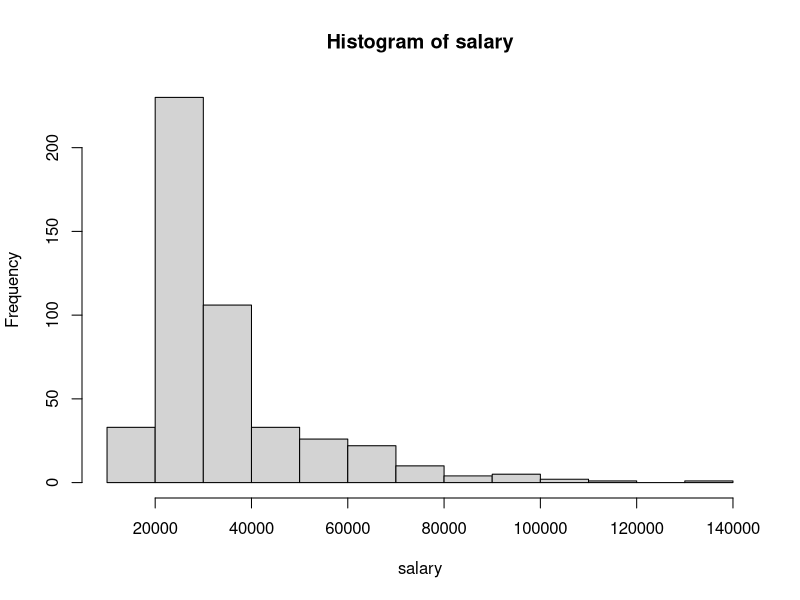
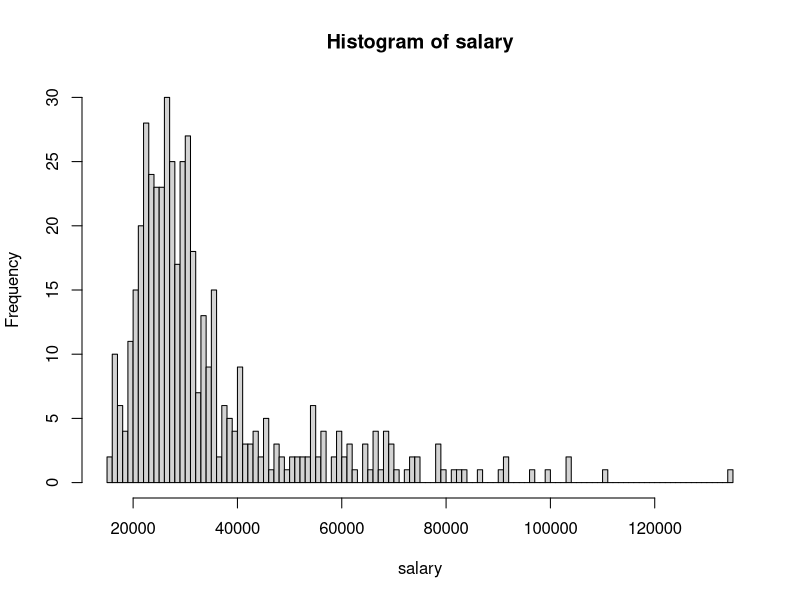
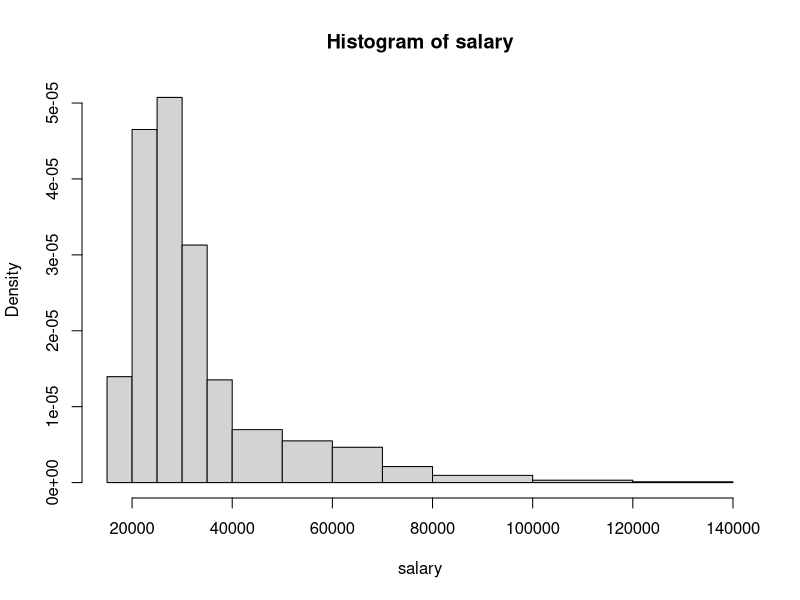
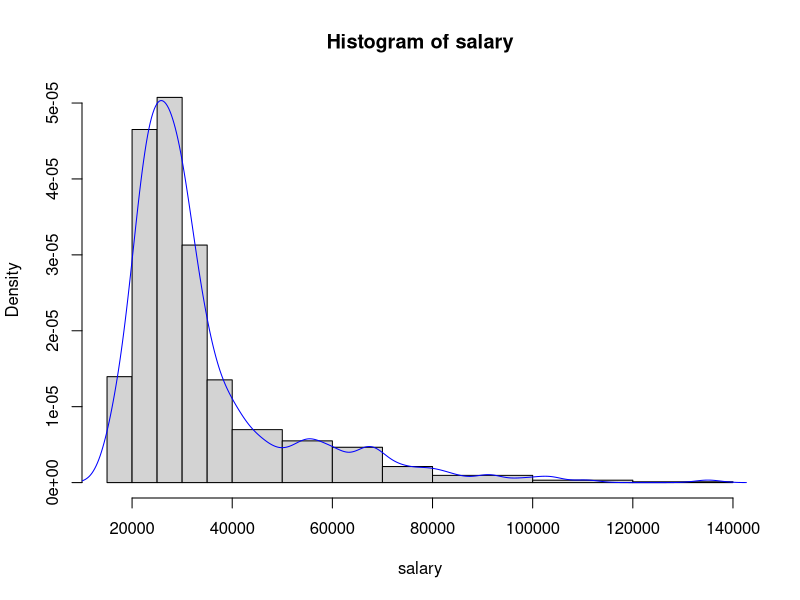
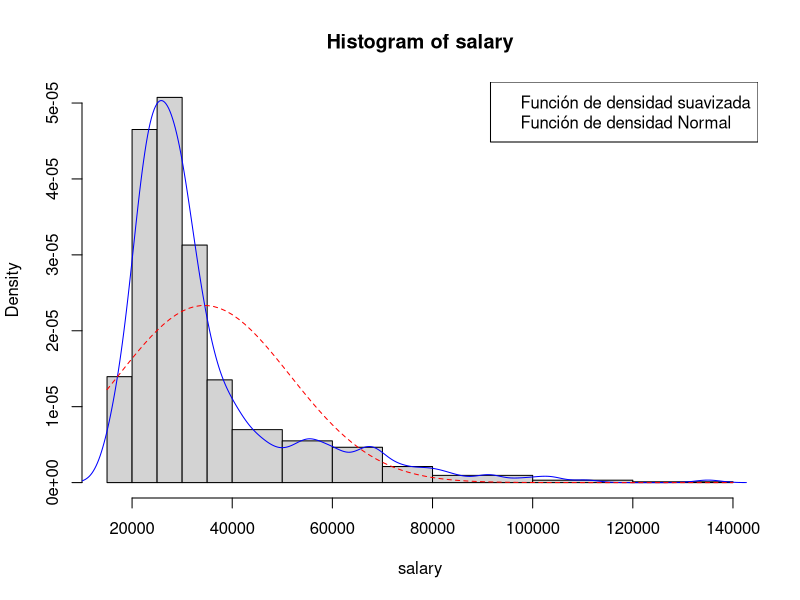
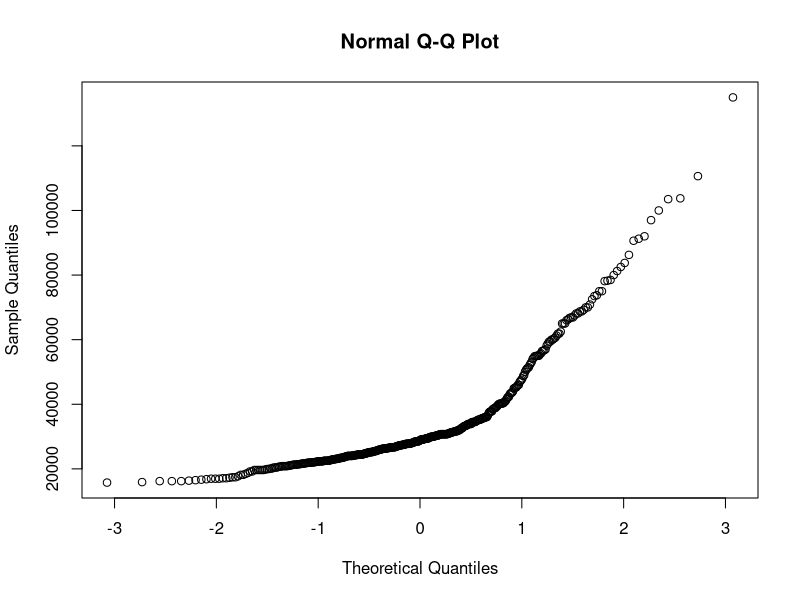
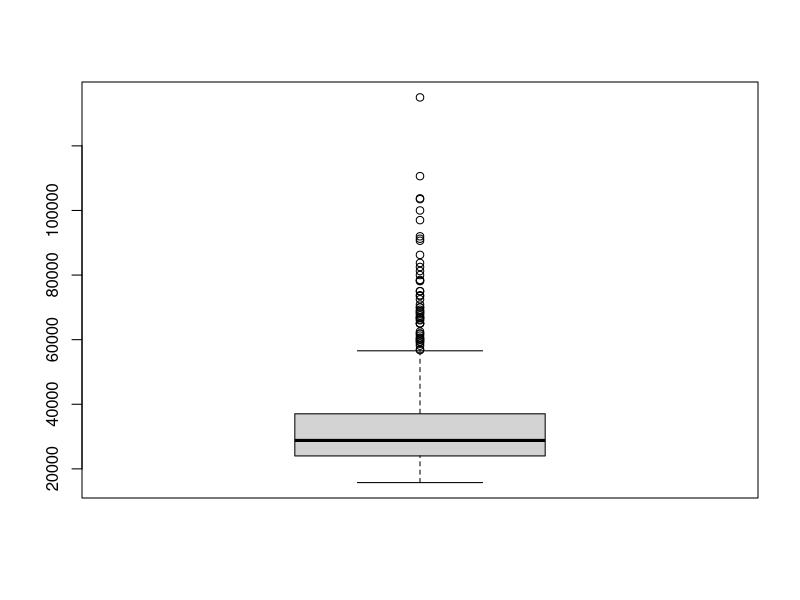
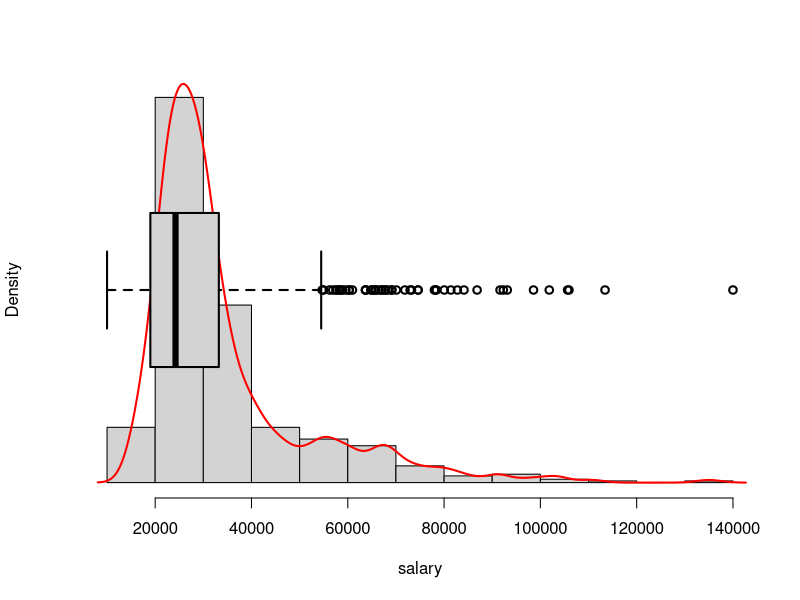

Generate these figures, in order, with R:
## ---- chunk 1
employees <- read.table("Employee.txt", header = TRUE, sep = " ", as.is = NA)
## ---- chunk 2
str(employees)
## ---- chunk 3
employees <- within(employees, {
    gender <- factor(gender, labels = c("female", "male"))
})
str(employees)
## ---- chunk 4
attach(employees)
## ---- chunk 5
hist(salary)
## ---- chunk 6
res <- hist(salary, plot = FALSE)
res
## ---- chunk 7
hist(salary, breaks = 100)
## ---- chunk 8
x1 <- seq(15000, 40000, by = 5000)
x2 <- seq(50000, 80000, by = 10000)
x3 <- seq(100000, 140000, by = 20000)
hist(salary, breaks = c(x1, x2, x3))
## ---- chunk 9
hist(salary,breaks=c(x1,x2,x3))
lines(density(salary),col='blue')
## ---- chunk 10
# Histograma basico de los datos
hist(salary, breaks = c(x1, x2, x3))

# Funcion de densidad de los datos en azul
lines(density(salary),col='blue')

# Distribucion normal con media y desviacion la de los datos, en rojo sobre el grafico anterior
curve(dnorm(x,mean=mean(salary),sd=sd(salary)),add=TRUE,col='red',lty=2)

# Leyenda explicativa
legend('topright',c('Función de densidad suavizada','Función de densidad Normal'))
## ---- chunk 11
qqnorm(salary)
## ---- chunk 12
ks.test(salary,pnorm,mean=mean(salary),sd=sd(salary))
## ---- chunk 13
shapiro.test(salary)
## ---- chunk 14
boxplot(salary)
## ---- chunk 15
summary(salary)
## ---- chunk 16
hist(salary,probability=TRUE,main="",axes=FALSE)
axis(1)
lines(density(salary),col='red',lwd=2)
par(new=TRUE) ## Para que el próximo gráfico se superponga al anterior
boxplot(salary,horizontal=TRUE, axes=FALSE,lwd=2)
## ---- chunk 17
boxplot(salary~gender)
boxplot(salary~minority)
boxplot(salary~jobcat)

# A continuación salario con una doble clasificación
boxplot(salary~gender*jobcat)
## ---- chunk 18
boxplot(startsal~gender)
boxplot(startsal~minority)
boxplot(startsal~jobcat)
boxplot(startsal~gender*jobcat)
## ---- chunk 19
boxplot(age~gender)
boxplot(age~minority)
boxplot(age~jobcat)
boxplot(age~gender*jobcat)
## ---- chunk 20
plot(startsal,salary)
## ---- chunk 21
mod <- lm(salary~startsal)
mod
## ---- chunk 22
plot(startsal, salary)
abline(mod, col = "blue")
## ---- chunk 23
summary(mod)
## ---- chunk 24
mod<-lm(salary~age)
mod
## ---- chunk 25
plot(age, salary)
abline(mod, col = 'blue')
## ---- chunk 26
summary(mod)
## ---- chunk 27
mod <- lm(salary~edu)
mod
## ---- chunk 28
plot(edu, salary)
abline(mod, col = 'blue')
## ---- chunk 29
summary(mod)
## ---- chunk 30
tab <- table(jobcat)
tab
## ---- chunk 31
tab.fi <- prop.table(tab)
tab.fi
## ---- chunk 32
data.frame(tab, Freq.rel = as.numeric(tab.fi))
## ---- chunk 33
barplot(tab)
## ---- chunk 34
pie(tab)
## ---- chunk 35
tab <- table(gender)
tab.fi <- prop.table(tab)
data.frame(tab, Freq.rel = as.numeric(tab.fi))
## ---- chunk 36
barplot(tab)
pie(tab)
## ---- chunk 37
tab <- table(minority)
tab.fi <- prop.table(tab)
data.frame(tab, Freq.rel = as.numeric(tab.fi))
## ---- chunk 38
barplot(tab)
pie(tab)
## ---- chunk 39
tab2 <- table(jobcat, gender)
tab2
## ---- chunk 40
addmargins(tab2)
## ---- chunk 41
barplot(tab2)
## ---- chunk 42
barplot(
    tab2,
    legend.text = TRUE,
    args.legend = list(x = 'topleft', bty = 'n'),
    ylim = c(0, 300),
    density = 30, col=c('green', 'blue', 'red'),
    main = 'Number of employees by gender and job category'
)

barplot(
    tab2,
    legend.text = TRUE,
    args.legend = list(x='top',  bty='n'),
    density = 30,
    col = c('green', 'blue','red'),
    main = 'Number of employees by gender and job category',
    beside = TRUE
)
## ---- chunk 43
tab2 <- table(jobcat, minority)
addmargins(tab2)
## ---- chunk 44
barplot(
    tab2,
    legend.text = TRUE,
    args.legend = list(x = 'topleft', bty = 'n'),
    ylim = c(0, 300),
    density = 30, col=c('green', 'blue', 'red'),
    main = 'Number of employees by minority and job category'
)

barplot(
    tab2,
    legend.text = TRUE,
    args.legend = list(x='top',  bty='n'),
    density = 30,
    col = c('green', 'blue','red'),
    main = 'Number of employees by minority and job category',
    beside = TRUE
)
## ---- chunk 45
dataset <- airquality
head(dataset, 5)
## ---- chunk 46
dataset <- within(dataset, {
    # Uso month.name para obtener los meses del año
    # Solo hay meses del 5 al 9, asi que solo me quedo con esos nombres
    Month <- factor(Month, labels = month.name[5:9])
})
## ---- chunk 47
# Maximo y minimo para calcular el numero de breaks que tenemos que hacer
min.ozone <- min(dataset$Ozone, na.rm = TRUE)
max.ozone <- max(dataset$Ozone, na.rm = TRUE)

# Histograma
hist(
    dataset$Ozone[is.na(dataset$Ozone) == FALSE],
    breaks = (max.ozone - min.ozone) / 10.0,
    main = "Histograma del ozono",
    xlab = "Valor del ozono"
)
## ---- chunk 48
# Volvemos a poner el histograma del ejercicio anterior
ozone.min <- min(dataset$Ozone, na.rm = TRUE)
ozone.max <- max(dataset$Ozone, na.rm = TRUE)
hist(
    dataset$Ozone[is.na(dataset$Ozone) == FALSE],
    breaks = (ozone.max - ozone.min) / 10.0,
    main = "Histograma del ozono",
    xlab = "Valor del ozono"
)

# Añadimos la distribucion normal
ozone.mean <- mean(dataset$Ozone, na.rm = TRUE)
ozone.sd <- sd(dataset$Ozone, na.rm = TRUE)
curve(pnorm(x, mean = ozone.mean, sd = ozone.sd), col = "blue", add = TRUE)
## ---- chunk 49
qqnorm(salary)
## ---- chunk 50
ks.test(salary,pnorm,mean=mean(salary),sd=sd(salary))
## ---- chunk 51
boxplot(dataset$Ozone)
## ---- chunk 52
boxplot(dataset$Ozone ~ dataset$Month, xlab = "Mes", ylab = "Concentración de Ozono")
## ---- chunk 53
plot(dataset$Wind, dataset$Ozone, xlab = "Velocidad del viento", ylab = "Concentración de Ozono")
## ---- chunk 54
plot(dataset$Temp, dataset$Ozone, xlab = "Temperatura", ylab = "Concentración de Ozono")
